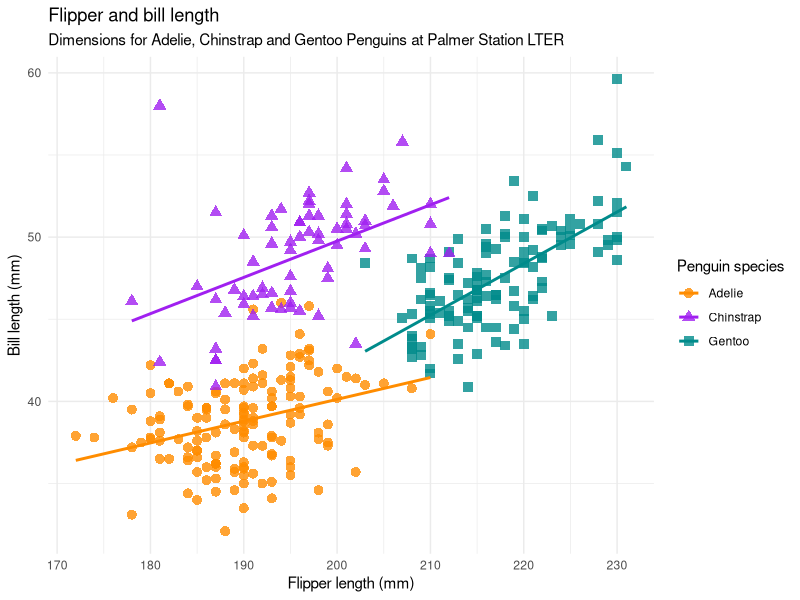

R code for this plot:
## ---- chunk 1
#| code-fold: false
#| message: false
library("tidyverse")
library("palmerpenguins")
## ---- chunk 2
#| message: false
#| warning: false
ggplot(
  data = penguins,
  aes(x = flipper_length_mm, y = bill_length_mm)) +
  geom_point(
    aes(color = species, shape = species),
    size = 3,
    alpha = 0.8
  ) +
  geom_smooth(method = "lm", se = FALSE, aes(color = species)) +
  theme_minimal() +
  scale_color_manual(values = c("darkorange","purple","cyan4")) +
  labs(
    title = "Flipper and bill length",
    subtitle = "Dimensions for Adelie, Chinstrap and Gentoo Penguins at Palmer Station LTER",
    x = "Flipper length (mm)",
    y = "Bill length (mm)",
    color = "Penguin species",
    shape = "Penguin species"
  )
